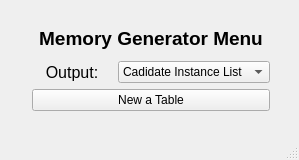
<?xml version="1.0" encoding="UTF-8"?>
<ui version="4.0">
 <class>MainMenu</class>
 <widget class="QMainWindow" name="MainMenu">
  <property name="geometry">
   <rect>
    <x>0</x>
    <y>0</y>
    <width>299</width>
    <height>160</height>
   </rect>
  </property>
  <property name="windowTitle">
   <string>MainMenu</string>
  </property>
  <widget class="QWidget" name="centralwidget">
   <widget class="QWidget" name="">
    <property name="geometry">
     <rect>
      <x>32</x>
      <y>22</y>
      <width>238</width>
      <height>89</height>
     </rect>
    </property>
    <layout class="QVBoxLayout" name="verticalLayout">
     <item>
      <widget class="QLabel" name="label">
       <property name="font">
        <font>
         <pointsize>14</pointsize>
         <bold>true</bold>
        </font>
       </property>
       <property name="text">
        <string>Memory Generator Menu</string>
       </property>
       <property name="alignment">
        <set>Qt::AlignCenter</set>
       </property>
      </widget>
     </item>
     <item>
      <layout class="QHBoxLayout" name="horizontalLayout">
       <item>
        <widget class="QLabel" name="label_3">
         <property name="font">
          <font>
           <pointsize>12</pointsize>
          </font>
         </property>
         <property name="text">
          <string>Output:</string>
         </property>
         <property name="alignment">
          <set>Qt::AlignCenter</set>
         </property>
        </widget>
       </item>
       <item>
        <widget class="QComboBox" name="comboBox_3">
         <item>
          <property name="text">
           <string>Cadidate Instance List</string>
          </property>
         </item>
         <item>
          <property name="text">
           <string>Models</string>
          </property>
         </item>
        </widget>
       </item>
      </layout>
     </item>
     <item>
      <widget class="QPushButton" name="pushButton">
       <property name="text">
        <string>New a Table</string>
       </property>
      </widget>
     </item>
    </layout>
   </widget>
  </widget>
  <widget class="QMenuBar" name="menubar">
   <property name="geometry">
    <rect>
     <x>0</x>
     <y>0</y>
     <width>299</width>
     <height>21</height>
    </rect>
   </property>
  </widget>
  <widget class="QStatusBar" name="statusbar"/>
 </widget>
 <resources/>
 <connections/>
</ui>
